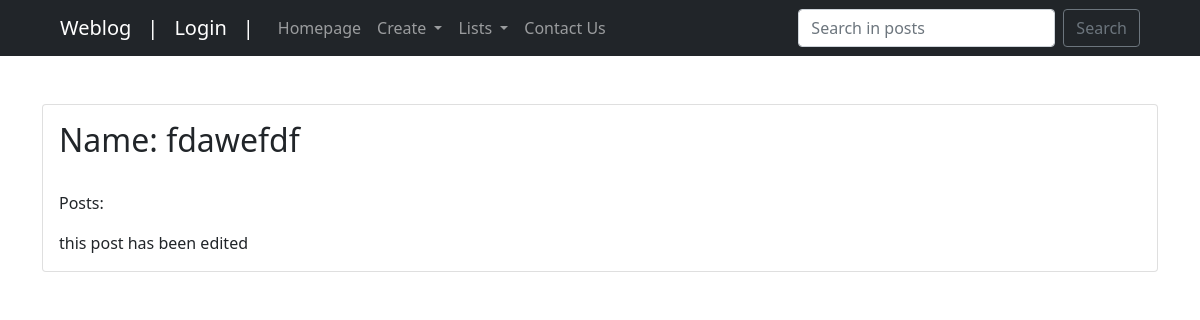
The app's page /weblog/category/13, older data.
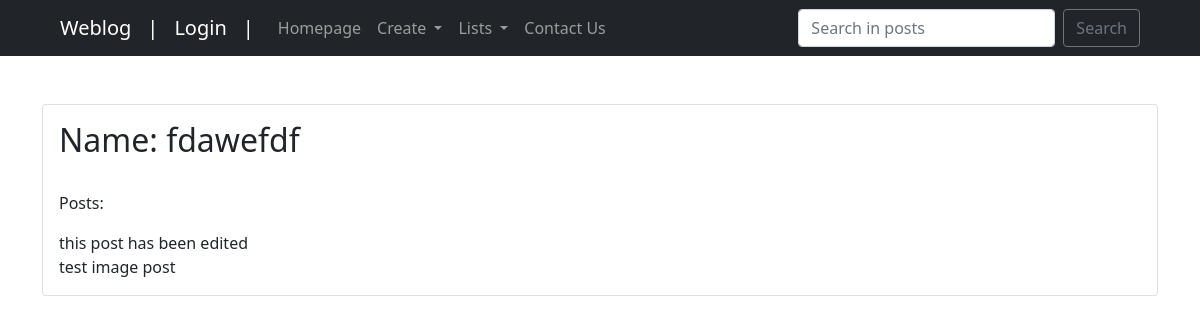
The same page, newer data.
### weblog/models.py (models this page shows, shortened)
class Post(models.Model):
    PU = 'PU'
    DR = 'DR'
    STATUS_CHOICE = [
        (PU, 'Published'),
        (DR, 'Draft')
    ]
    owner = models.ForeignKey(User, on_delete=models.CASCADE, verbose_name="Post Owner")
    title = models.CharField("Post Title", max_length=50)
    content = models.TextField()
    image = models.ImageField(upload_to='images', null=True)
    category = models.ManyToManyField('Category')
    created = models.DateField(auto_now_add=True, null=True)
    updated_on = models.DateTimeField(auto_now=True)
    like = models.ManyToManyField(User, related_name='post_like')
    dislike = models.ManyToManyField(User, related_name='post_dislike')
    tag = models.ManyToManyField('Tag')
    slug = models.SlugField(max_length=255, unique=True, null=True, blank=True)
    status = models.CharField(
        max_length=2,
        choices=STATUS_CHOICE,
        default=DR
    )
    objects = models.Manager()
    published = PublishedPostsManager()
    draft = DraftPostsManager()

### weblog/views.py (the view)
# urls.py: path("category/<int:pk>", CategoryDetail.as_view(), name="category_detail"),
class CategoryDetail(DetailView):
    model = Category
    template_name = 'weblog/category/category_detail.html'

### weblog/templates/weblog/category/category_detail.html (shortened to what this page needs)
{% extends 'weblog/index.html' %}
{% load static %}
{% block content %}
    <div class="card mb-4">
        <div class="card-body">
            <h2 class="card-title">Name: {{object.name}}</h2><br>
            <p class="card-text">Posts: </p>
            {% for post in object.post_set.all %}
                {{post.title}} <br>
            {% endfor %}
        </div>
    </div>
{% endblock content %}

Row changes from the older to the newer data that the page shows:
added Post: title "test image post"
